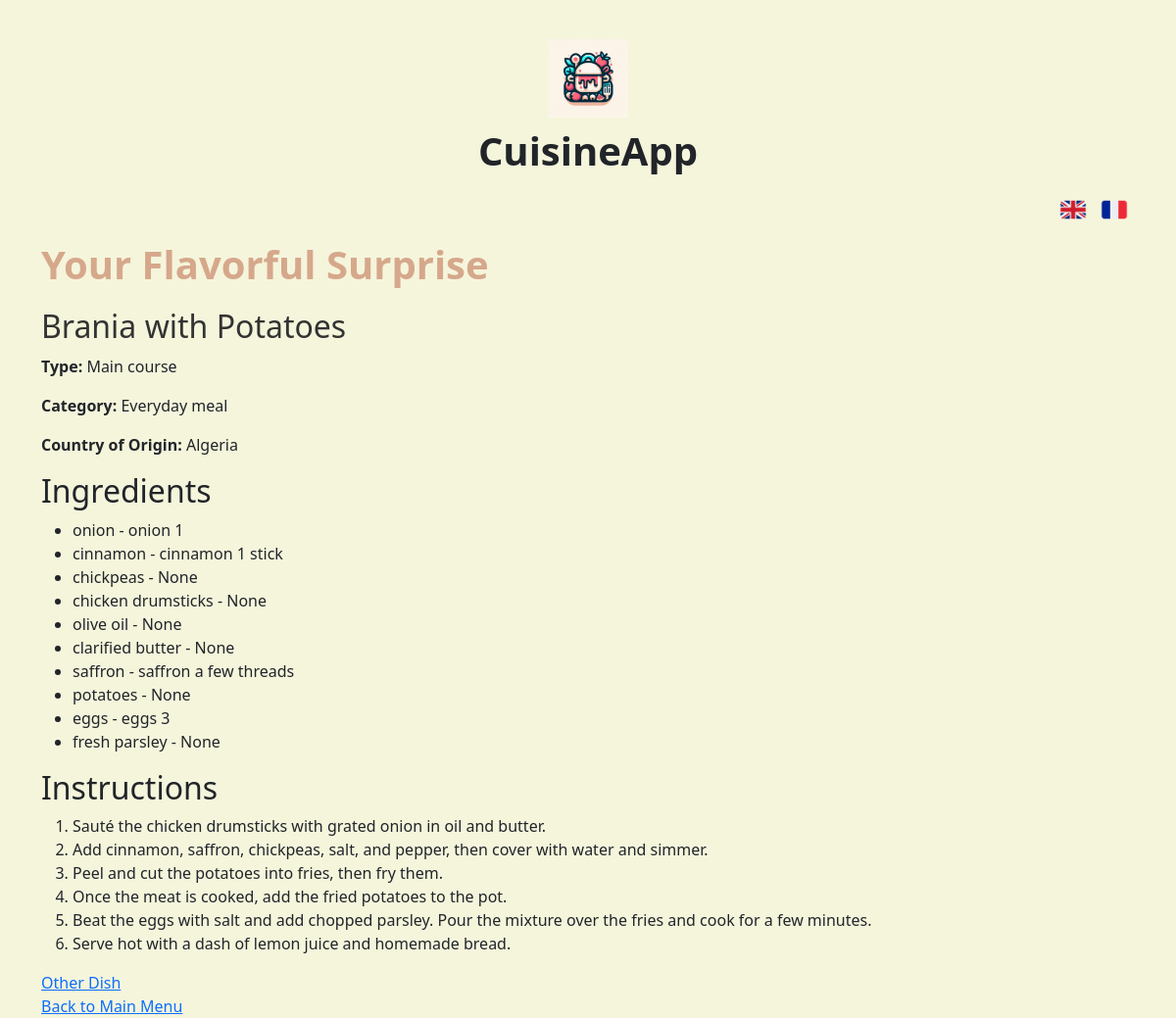
Page /surprise on the committed database.
### tables this page shows
CREATE TABLE Recettes (
    id INTEGER PRIMARY KEY AUTOINCREMENT,
    plat_fr TEXT NOT NULL,
    plat_en TEXT NOT NULL,
    description_fr TEXT NOT NULL,
    description_en TEXT NOT NULL,
    pays_origine_fr TEXT NOT NULL,
    pays_origine_en TEXT NOT NULL,
    temps_preparation_fr TEXT NOT NULL,
    temps_preparation_en TEXT NOT NULL
);

CREATE TABLE IngredientQuantities (
    recette_id INTEGER NOT NULL,
    ingredient_id INTEGER NOT NULL,
    quantity_fr TEXT NOT NULL,
    quantity_en TEXT NOT NULL,
    PRIMARY KEY (recette_id, ingredient_id),
    FOREIGN KEY (recette_id) REFERENCES Recettes(id) ON DELETE CASCADE,
    FOREIGN KEY (ingredient_id) REFERENCES Ingredients(id) ON DELETE CASCADE
);

CREATE TABLE Ingredients (
    id INTEGER PRIMARY KEY AUTOINCREMENT,
    nom_ingredient_fr TEXT NOT NULL,
    nom_ingredient_en TEXT NOT NULL
);

CREATE TABLE Instructions (
    id INTEGER PRIMARY KEY AUTOINCREMENT,
    recette_id INTEGER NOT NULL,
    step_number INTEGER NOT NULL,
    instruction_fr TEXT NOT NULL,
    instruction_en TEXT NOT NULL,
    FOREIGN KEY (recette_id) REFERENCES Recettes(id) ON DELETE CASCADE
);

### app.py (the view)
@app.route('/surprise')
def surprise_me():
    conn = get_db_connection()
    recipe = conn.execute('''
        SELECT r.*, GROUP_CONCAT(DISTINCT t.nom_type_{0}) as types,
        GROUP_CONCAT(DISTINCT c.nom_categorie_{0}) as categories,
        r.pays_origine_{0} as country_of_origin
        FROM Recettes r
        LEFT JOIN RecetteTypes rt ON r.id = rt.recette_id
        LEFT JOIN Types t ON rt.type_id = t.id
        LEFT JOIN RecetteCategories rc ON r.id = rc.recette_id
        LEFT JOIN Categories c ON rc.categorie_id = c.id
        GROUP BY r.id
        ORDER BY RANDOM()
        LIMIT 1
    '''.format(session['lang'])).fetchone()
    if recipe is None:
        return render_template("no_recipes.html")  # Handle the case if no recipe is found
    ingredients = conn.execute('''
        SELECT i.nom_ingredient_{0} as ingredient, iq.quantity_{0} as quantity
        FROM Ingredients i
        JOIN RecetteIngredients ri ON i.id = ri.ingredient_id
        LEFT JOIN IngredientQuantities iq ON i.id = iq.ingredient_id AND ri.recette_id = iq.recette_id
        WHERE ri.recette_id = ?
    '''.format(session['lang']), (recipe['id'],)).fetchall()
    instructions = conn.execute('''
        SELECT step_number, instruction_{0} as instruction
        FROM Instructions
        WHERE recette_id = ?
        ORDER BY step_number
    '''.format(session['lang']), (recipe['id'],)).fetchall()
    conn.close()
    return render_template('surprise.html', recipe=recipe, ingredients=ingredients, instructions=instructions)

### app.py (called while the page is built)
def get_db_connection():
    conn = sqlite3.connect(DATABASE)
    conn.row_factory = sqlite3.Row
    return conn

@app.before_request
def set_default_language():
    if 'lang' not in session:
        session['lang'] = 'en'

### templates/surprise.html
{% extends "base.html" %}
{% block content %}
    <h1 class="functionality-title">{{ "Your Flavorful Surprise" if session['lang'] == 'en' else "Votre Surprise Savoureuse" }}</h1>
    <h2 class="dish-title">{{ recipe['plat_' + session['lang']] }}</h2>
    <p><strong>{{ "Type" if session['lang'] == 'en' else "Type" }}:</strong> {{ recipe.types }}</p>
    <p><strong>{{ "Category" if session['lang'] == 'en' else "Catégorie" }}:</strong> {{ recipe.categories }}</p>
    <p><strong>{{ "Country of Origin" if session['lang'] == 'en' else "Pays d'origine" }}:</strong> {{ recipe['country_of_origin'] }}</p>
    <h2>{{ "Ingredients" if session['lang'] == 'en' else "Ingrédients" }}</h2>
    <ul>
        {% for ing in ingredients %}
            <li>{{ ing.ingredient }} - {{ ing.quantity }}</li>
        {% endfor %}
    </ul>
    <h2>{{ "Instructions" if session['lang'] == 'en' else "Instructions" }}</h2>
    <ol>
        {% for instruction in instructions %}
            <li>{{ instruction.instruction }}</li>
        {% endfor %}
    </ol>
    <div class="buttons">
        <div><a href="{{ url_for('surprise_me') }}">
            {{ "Other Dish" if session['lang'] == 'en' else "Autre plat" }}
        </a></div>
        <div><a href="{{ url_for('index') }}" class="back-button">
            {{ "Back to Main Menu" if session['lang'] == 'en' else "Retour au menu principal" }}
        </a></div>
    </div>
{% endblock %}

### templates/base.html (shortened to what this page needs)
<!DOCTYPE html>
<html lang="{{ session['lang'] }}">
<head>
    <link href="https://cdn.jsdelivr.net/npm/bootstrap@5.3.0/dist/css/bootstrap.min.css" rel="stylesheet">
</head>
<body>
    <div class="container base-container">
        <div class="main-header">
            <img src="{{ url_for('static', filename='images/logo.png') }}" alt="CuisineApp Logo" class="img-fluid" onerror="this.onerror=null;this.src='https://via.placeholder.com/150';">
            <h1>CuisineApp</h1>
        </div>
        <div class="d-flex justify-content-end mb-3">
            <a href="{{ url_for('set_language', lang='en') }}">
                <img class="flag" src="{{ url_for('static', filename='flags/en.png') }}" alt="English" onerror="this.onerror=null;this.src='https://via.placeholder.com/32x32?text=EN';">
            </a>
            <a href="{{ url_for('set_language', lang='fr') }}">
                <img class="flag" src="{{ url_for('static', filename='flags/fr.png') }}" alt="Français" onerror="this.onerror=null;this.src='https://via.placeholder.com/32x32?text=FR';">
            </a>
        </div>
        {% block content %}{% endblock %}
    </div>
</body>
</html>

### templates/base.html (style rules this page uses)
:root { --primary-color: #D6A88B; --secondary-color: #F5F5DC; --text-color: #333; }
body { background-color: var(--secondary-color); }
.flag { width: 32px; height: 32px; cursor: pointer; margin: 0 5px; }
.base-container { margin-top: 40px; }
.main-header { text-align: center; margin-bottom: 20px; }
.main-header img { max-height: 80px; }
.main-header h1 { margin-top: 10px; font-size: 2.5rem; font-weight: bold; }
.functionality-title { font-size: 2.5rem; color: var(--primary-color); font-weight: bold; margin-bottom: 20px; }
.dish-title { font-size: 2rem; color: var(--text-color); margin-bottom: 10px; }

### rows in the picture
Recettes: plat_en "Brania with Potatoes", country_of_origin "Algeria"
IngredientQuantities: ingredient "onion", quantity "onion 1"
IngredientQuantities: ingredient "cinnamon", quantity "cinnamon 1 stick"
Ingredients: ingredient "chickpeas", quantity "None"
Ingredients: ingredient "chicken drumsticks", quantity "None"
Ingredients: ingredient "olive oil", quantity "None"
Ingredients: ingredient "clarified butter", quantity "None"
IngredientQuantities: ingredient "saffron", quantity "saffron a few threads"
Ingredients: ingredient "potatoes", quantity "None"
IngredientQuantities: ingredient "eggs", quantity "eggs 3"
Ingredients: ingredient "fresh parsley", quantity "None"
Instructions: instruction "Sauté the chicken drumsticks with grated onion in oil and butter."
Instructions: instruction "Add cinnamon, saffron, chickpeas, salt, and pepper, then cover with water and simmer."
Instructions: instruction "Peel and cut the potatoes into fries, then fry them."
Instructions: instruction "Once the meat is cooked, add the fried potatoes to the pot."
Instructions: instruction "Beat the eggs with salt and add chopped parsley. Pour the mixture over the fries and cook for a few minutes."
Instructions: instruction "Serve hot with a dash of lemon juice and homemade bread."

### other values in the picture
{{ "Type" if session['lang'] == 'en' else "Type" }} "Type"
{{ recipe.types }} "Main course"
{{ "Category" if session['lang'] == 'en' else "Catégorie" }} "Category"
{{ recipe.categories }} "Everyday meal"
{{ "Country of Origin" if session['lang'] == 'en' else "Pays d'origine" }} "Country of Origin"
{{ "Ingredients" if session['lang'] == 'en' else "Ingrédients" }} "Ingredients"
{{ "Instructions" if session['lang'] == 'en' else "Instructions" }} "Instructions"
{{ "Other Dish" if session['lang'] == 'en' else "Autre plat" }} "Other Dish"
